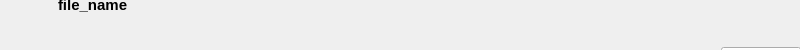
<?xml version="1.0" encoding="UTF-8"?>
<ui version="4.0">
 <class>Info</class>
 <widget class="QWidget" name="Info">
  <property name="geometry">
   <rect>
    <x>0</x>
    <y>0</y>
    <width>800</width>
    <height>50</height>
   </rect>
  </property>
  <property name="minimumSize">
   <size>
    <width>0</width>
    <height>50</height>
   </size>
  </property>
  <property name="windowTitle">
   <string>Form</string>
  </property>
  <widget class="QWidget" name="">
   <property name="geometry">
    <rect>
     <x>0</x>
     <y>-20</y>
     <width>801</width>
     <height>161</height>
    </rect>
   </property>
   <layout class="QHBoxLayout" name="horizontalLayout">
    <property name="sizeConstraint">
     <enum>QLayout::SetDefaultConstraint</enum>
    </property>
    <property name="rightMargin">
     <number>0</number>
    </property>
    <item>
     <widget class="QLabel" name="label">
      <property name="minimumSize">
       <size>
        <width>50</width>
        <height>50</height>
       </size>
      </property>
      <property name="text">
       <string>TextLabel</string>
      </property>
     </widget>
    </item>
    <item>
     <layout class="QVBoxLayout" name="verticalLayout">
      <item>
       <widget class="QLabel" name="file_name_label">
        <property name="minimumSize">
         <size>
          <width>0</width>
          <height>50</height>
         </size>
        </property>
        <property name="font">
         <font>
          <pointsize>11</pointsize>
          <weight>75</weight>
          <bold>true</bold>
         </font>
        </property>
        <property name="text">
         <string>file_name</string>
        </property>
       </widget>
      </item>
      <item>
       <widget class="QLabel" name="version_label">
        <property name="text">
         <string>version</string>
        </property>
       </widget>
      </item>
      <item>
       <widget class="QLabel" name="description_label">
        <property name="text">
         <string>description</string>
        </property>
       </widget>
      </item>
     </layout>
    </item>
    <item>
     <spacer name="horizontalSpacer">
      <property name="orientation">
       <enum>Qt::Horizontal</enum>
      </property>
      <property name="sizeHint" stdset="0">
       <size>
        <width>40</width>
        <height>20</height>
       </size>
      </property>
     </spacer>
    </item>
    <item>
     <widget class="QPushButton" name="pushButton">
      <property name="text">
       <string>  下载  </string>
      </property>
     </widget>
    </item>
   </layout>
  </widget>
 </widget>
 <resources/>
 <connections/>
</ui>
